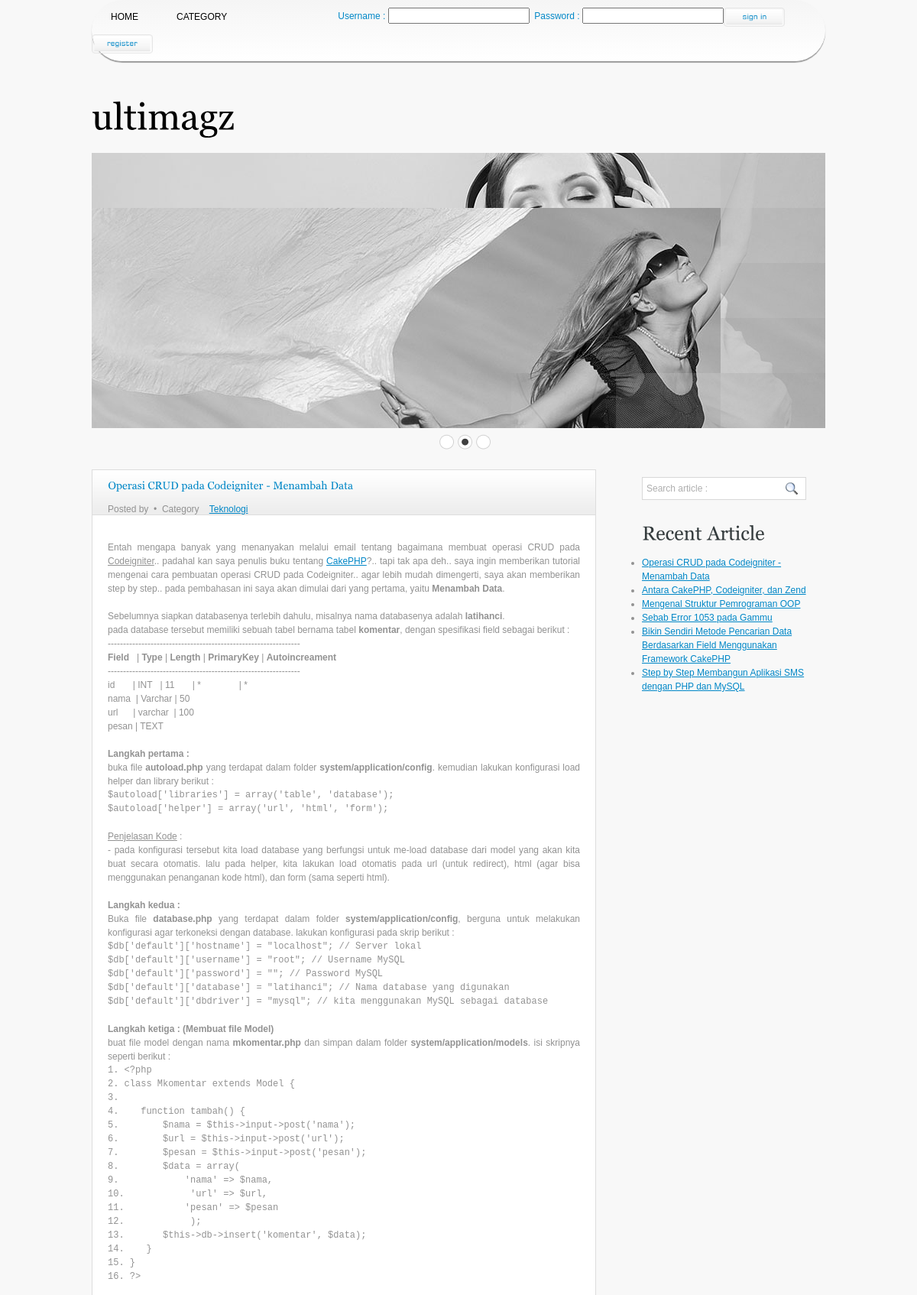
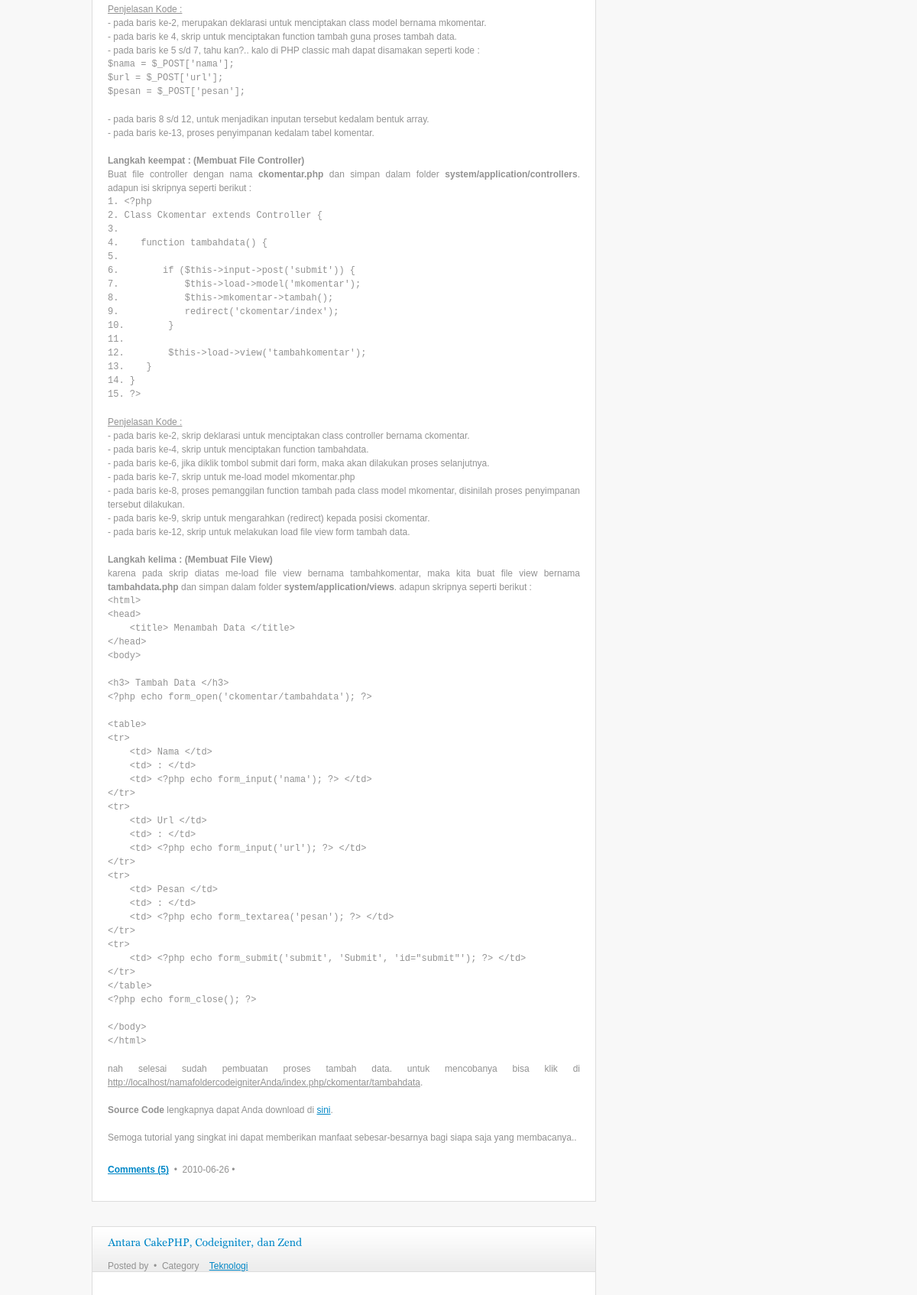
The app's page /user/index.php (upper part) with its own data (2 pictures, top to bottom).
### tables this page shows
CREATE TABLE IF NOT EXISTS `artikel` (
  `IDartikel` int(11) NOT NULL AUTO_INCREMENT,
  `judul` text NOT NULL,
  `kategori` varchar(25) NOT NULL,
  `isi` text NOT NULL,
  `tanggal` date NOT NULL,
  `gambar` text NOT NULL,
  `author` varchar(50) NOT NULL,
  `editor` varchar(50) NOT NULL,
  PRIMARY KEY (`IDartikel`)
);

### user/index.php (the view, shortened to what this page needs)
<!DOCTYPE html PUBLIC "-//W3C//DTD XHTML 1.0 Transitional//EN" "http://www.w3.org/TR/xhtml1/DTD/xhtml1-transitional.dtd">
<html xmlns="http://www.w3.org/1999/xhtml">
<head>
<link href="css/style.css" rel="stylesheet" type="text/css" />
<link rel="stylesheet" type="text/css" href="css/coin-slider.css" />
</head>
<body>
<div class="main">
  <div class="header">
    <div class="header_resize">
      <div>
            <ul id="menu">
            <li><a href="index.php" target="_self" >Home</a></li>
            <li><a href="" target="_self" >Category</a>
             </li>
            <?php
			if($_SESSION['user']==""){
			?>
            <li style="width:120px">&nbsp;</li>
             <form action="login.php" method="post">
             <li style="color:#0087c7">
                Username : <input type="text" name="username"/>
             </li>
             <li style="color:#0087c7">
                &nbsp;&nbsp;Password : <input type="password" name="password" />
             </li>
             <li style="width:80px">
                <input style="width:80px; height:25px;"type="image" name="imageField" id="imageField" src="images/signin.gif" class="send" />
             </li>
             </form>
             <li style="width:80px">
             	<a style="padding:0;" href="regist_user.php" target="_self" ><img src="images/register.gif" width="80px" height="25px" /></a>
             </li>
			 <?php }?>
            </ul>
        </div>
      <div class="logo">
        <h1><a href="index.html">ulti<span>magz</span></a></h1>
      </div>
      <div class="slider">
        <div id="coin-slider"> </div>
      </div>
    </div>
  </div>
  <div class="content">
    <div class="content_resize">
      <div class="mainbar">
        <?php
		$sql="SELECT * FROM artikel";
	$result=mysql_query($sql);
	while($row = mysql_fetch_array($result))
	 {
		$idArtikel = $row['IDartikel'];
		$countcom = 0;
       	$comment = mysql_query("SELECT * FROM komentar WHERE artikelID = '$idArtikel'");
		while ($rowcom = mysql_fetch_row($comment))
		{
			$countcom++;
		}
		echo "<div class=\"article\">
						<a href=\"artikel.php?id=".$row['idArtikel']."\"><h3><span>".$row['judul']."</h3></a>
						<div class=\"clr\"></div>
						<p>Posted by <a href=\"#\">" . $row['author'] . "</a> <span>&nbsp;&bull;&nbsp;</span> Category &nbsp;&nbsp; <a href=\"#\">".$row['kategori']."</a></p>
						<p>".$row['isi']."</p>
						<p><a href='show.php?id=".$row['IDartikel']."'><strong>Comments ($countcom)</strong></a> <span>&nbsp;&bull;&nbsp;
						</span>".$row['tanggal']."<span>&nbsp;&bull;&nbsp;</span></a></p>
						</div>			";
	}
	?>
	</div>
      <div class="sidebar">
        <div class="searchform">
          <form id="formsearch" name="formsearch" method="post" action="search.php">
            <span>
            <input name="editbox_search" class="editbox_search" id="editbox_search" maxlength="80" value="Search article :" type="text" />
            </span>
            <input name="button_search" src="images/search.gif" class="button_search" type="image" />
          </form>
        </div>
        <div class="gadget">
           <h2>Recent Article</h2>
           <ul>
           <?php
		   		$sql="SELECT * FROM artikel";
				$result=mysql_query($sql);
				while($row = mysql_fetch_array($result)) {
					echo "<li>" . "<a href='show.php?id=".$row['IDartikel']."'>".$row['judul']."</a>";
				}
		   ?>
           </ul>
        </div>
      </div>
    </div>
  </div>
</div>
</body>
</html>

### user/css/style.css (style rules this page uses)
body { margin:0; padding:0; width:100%; color:#929292; font:normal 12px/1.5em "Liberation sans", Arial, Helvetica, sans-serif; }
html, .main { padding:0; margin:0; }
.main { background:#f8f8f8; }
h2 { margin:8px 0; padding:8px 0; font-size:25px; font-weight:bold; color:#353c3e; }
p { margin:8px 0; padding:0 0 8px 0; }
a { color:#0087c7; text-decoration:underline; }
.header, .content, .menu_nav, .fbg, .footer, form, ol, ol li, ul, .content .mainbar, .content .sidebar { margin:0; padding:0; }
.header_resize { margin:0 auto; padding:0; width:960px; }
.logo { padding:0; float:left; width:auto; height:120px; }
h1 { margin:0; padding:50px 0 0; font-size:48px; font-weight:normal; line-height:1.2em; text-transform:none; }
h1 a, h1 a:hover { color:#000; text-decoration:none; }
.slider { padding:0; background:no-repeat left bottom; }
.content { padding:0; }
.content_resize { margin:0 auto; padding:18px 0; width:960px; }
.content .mainbar { margin:0; padding:0; float:left; width:660px; }
.content .mainbar .article { margin:0 0 32px; padding:0 20px 16px; border:1px solid #ddd; background:#fff url(../images/article_bg.gif) repeat-x left top; }
.content .sidebar { padding:0; float:right; width:260px; }
.content .sidebar .gadget { margin:0 0 12px; padding:12px 20px 24px; }
.searchform { padding:0 0 32px 20px; float:left; }
#formsearch { margin:0; padding:10px 0 0; width:auto; height:30px; }
#formsearch span { display:block; margin:0; padding:0; float:left; background:url(../images/search_bg.gif) no-repeat left top; }
#formsearch input.editbox_search { margin:0; padding:8px 6px; float:left; width:170px; font-size:12px; line-height:14px; color:#aeaeae; background:none; outline:none; border:none; }
#formsearch input.button_search { margin:0; padding:0; border:none; float:left; }
a { outline:none; }
#menu { width: 100%; margin: 0; padding: 10px 0 0 0; list-style: none; background: #111; background: -moz-linear-gradient(#F5F5F5, #FFFFFF); background: -webkit-gradient(linear,left bottom,left top,color-stop(0, #FFFFFF),color-stop(1, #F5F5F5)); background: -webkit-linear-gradient(#F5F5F5, #FFFFFF); background: -o-linear-gradient(#F5F5F5, #FFFFFF); background: -ms-linear-gradient(#F5F5F5, #FFFFFF); background: linear-gradient(#F5F5F5, #FFFFFF); -moz-border-radius: 50px; border-radius: 50px; -moz-box-shadow: 0 2px 1px #9c9c9c; -webkit-box-shadow: 0 2px 1px #9c9c9c; box-shadow: 0 2px 1px #9c9c9c; }
#menu li { float: left; padding: 0 0 10px 0; position: relative; line-height: 0; }
#menu a { float: left; height: 25px; padding: 0 25px; color: #000000; text-transform: uppercase; font: 100%/25px "Lucida Sans Unicode", "Bitstream Vera Sans", "Trebuchet Unicode MS", "Lucida Grande", Verdana, Helvetica, sans-serif; text-decoration: none; }
#menu:after { visibility: hidden; display: block; font-size: 0; content: " "; clear: both; height: 0; }

### records on screen
artikel: kategori "Teknologi", isi "Entah mengapa banyak yang menanyakan melalui email tentang bagaimana membuat operasi CRUD pada Codeigniter .. padahal kan saya penulis buku tentang CakePHP ?.. tapi tak apa deh.. saya ingin memberikan tutorial mengenai cara pembuatan operasi CRUD pada Codeigniter.. agar lebih mudah dimengerti, saya akan memberikan step by step.. pada pembahasan ini saya akan dimulai dari yang pertama, yaitu Menambah Data . Sebelumnya siapkan databasenya terlebih dahulu, misalnya nama databasenya adalah latihanci . pada database tersebut memiliki sebuah tabel bernama tabel komentar , dengan spesifikasi field sebagai berikut : --------------------------------------------------------------- Field | Type |…", countcom "5", tanggal "2010-06-26", judul "Operasi CRUD pada Codeigniter - Menambah Data"
artikel: kategori "Teknologi", judul "Antara CakePHP, Codeigniter, dan Zend"
artikel: judul "Mengenal Struktur Pemrograman OOP"
artikel: judul "Sebab Error 1053 pada Gammu"
artikel: judul "Bikin Sendiri Metode Pencarian Data Berdasarkan Field Menggunakan Framework CakePHP"
artikel: judul "Step by Step Membangun Aplikasi SMS dengan PHP dan MySQL"
